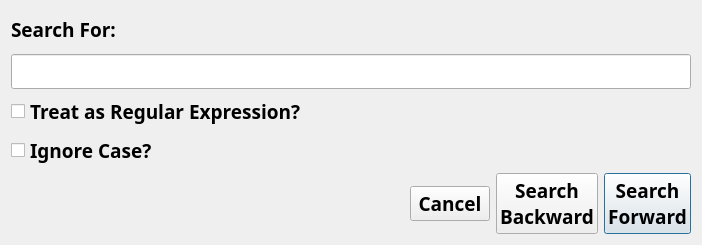
<?xml version="1.0" encoding="UTF-8"?>
<ui version="4.0">
 <class>DialogSearch</class>
 <widget class="QDialog" name="DialogSearch">
  <property name="windowModality">
   <enum>Qt::ApplicationModal</enum>
  </property>
  <property name="geometry">
   <rect>
    <x>0</x>
    <y>0</y>
    <width>702</width>
    <height>245</height>
   </rect>
  </property>
  <property name="minimumSize">
   <size>
    <width>702</width>
    <height>242</height>
   </size>
  </property>
  <property name="maximumSize">
   <size>
    <width>3000</width>
    <height>3000</height>
   </size>
  </property>
  <property name="font">
   <font>
    <family>Fira Mono</family>
    <pointsize>14</pointsize>
   </font>
  </property>
  <property name="windowTitle">
   <string>Specify Which Text To Search For</string>
  </property>
  <property name="modal">
   <bool>true</bool>
  </property>
  <layout class="QGridLayout" name="gridLayout">
   <item row="0" column="0">
    <layout class="QVBoxLayout" name="verticalLayout_2">
     <item>
      <layout class="QVBoxLayout" name="verticalLayout">
       <item>
        <widget class="QLabel" name="label">
         <property name="font">
          <font>
           <family>Fira Mono</family>
           <pointsize>14</pointsize>
           <bold>true</bold>
          </font>
         </property>
         <property name="text">
          <string>Search For:</string>
         </property>
        </widget>
       </item>
       <item>
        <widget class="QLineEdit" name="lineEditSearchText">
         <property name="clearButtonEnabled">
          <bool>true</bool>
         </property>
        </widget>
       </item>
      </layout>
     </item>
     <item>
      <widget class="QCheckBox" name="checkBoxRegEx">
       <property name="font">
        <font>
         <family>Fira Mono</family>
         <pointsize>14</pointsize>
         <bold>true</bold>
        </font>
       </property>
       <property name="text">
        <string>Treat as Regular Expression?</string>
       </property>
      </widget>
     </item>
     <item>
      <widget class="QCheckBox" name="checkBoxIgnoreCase">
       <property name="font">
        <font>
         <family>Fira Mono</family>
         <pointsize>14</pointsize>
         <bold>true</bold>
        </font>
       </property>
       <property name="text">
        <string>Ignore Case?</string>
       </property>
      </widget>
     </item>
     <item>
      <layout class="QHBoxLayout" name="horizontalLayout">
       <item>
        <spacer name="horizontalSpacer">
         <property name="font">
          <font>
           <family>Fira Mono</family>
           <pointsize>14</pointsize>
          </font>
         </property>
         <property name="orientation">
          <enum>Qt::Horizontal</enum>
         </property>
         <property name="sizeHint" stdset="0">
          <size>
           <width>388</width>
           <height>20</height>
          </size>
         </property>
        </spacer>
       </item>
       <item>
        <widget class="QPushButton" name="pushButtonCancel">
         <property name="font">
          <font>
           <family>Fira Mono</family>
           <pointsize>14</pointsize>
           <bold>true</bold>
          </font>
         </property>
         <property name="text">
          <string>Cancel</string>
         </property>
        </widget>
       </item>
       <item>
        <widget class="QPushButton" name="pushButtonSearchBackward">
         <property name="font">
          <font>
           <family>Fira Mono</family>
           <pointsize>14</pointsize>
           <bold>true</bold>
          </font>
         </property>
         <property name="text">
          <string>Search
Backward</string>
         </property>
         <property name="default">
          <bool>false</bool>
         </property>
        </widget>
       </item>
       <item>
        <widget class="QPushButton" name="pushButtonSearchForward">
         <property name="font">
          <font>
           <family>Fira Mono</family>
           <pointsize>14</pointsize>
           <bold>true</bold>
          </font>
         </property>
         <property name="text">
          <string>Search
Forward</string>
         </property>
         <property name="default">
          <bool>true</bool>
         </property>
        </widget>
       </item>
      </layout>
     </item>
    </layout>
   </item>
  </layout>
 </widget>
 <resources/>
 <connections/>
</ui>
